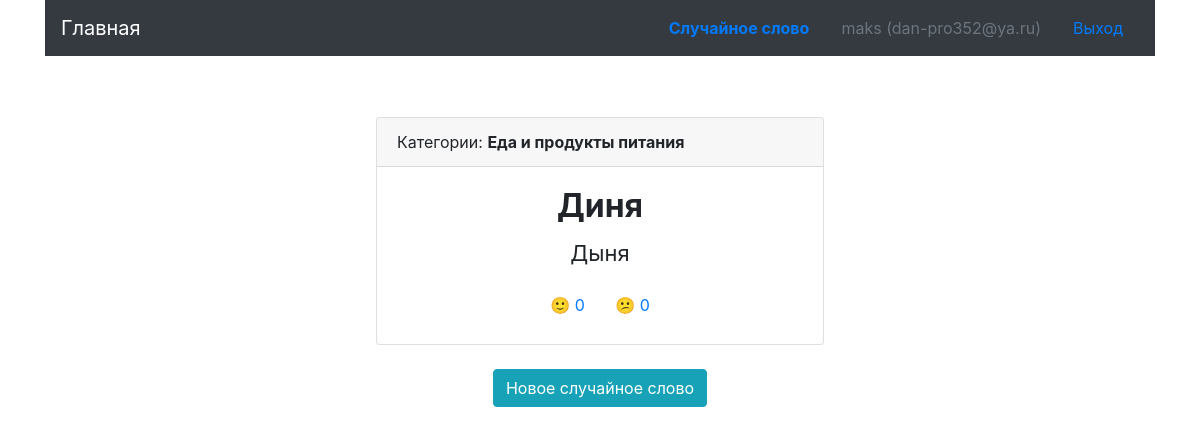
The page /random (signed in) on the database its author committed.
### main_app/auth/models.py (models this page shows, shortened)
class BaseModel(db.Model):
    __abstract__ = True
    __table_args__ = {'sqlite_autoincrement': True}     # remove if postgres
    id = db.Column(db.Integer(), primary_key=True)

class User(BaseModel, UserMixin):
    __tablename__ = 'user'
    name = db.Column(db.String(128), nullable=True)
    email = db.Column(db.String(256), nullable=False, unique=True)
    password = db.Column(db.String(256), nullable=False)
    created_at = db.Column(db.DateTime, nullable=False, default=datetime.now)
    last_logged_at = db.Column(db.DateTime, nullable=False, default=datetime.now)
    @classmethod
    def get(cls, user_id: int):
        try:
            return db.session.query(User).get(user_id)
        except NoResultFound:
            return None

### main_app/card/models.py (models this page shows, shortened)
class BaseModel(db.Model):
    __abstract__ = True
    __table_args__ = {'sqlite_autoincrement': True}     # remove if postgres
    id = db.Column(db.Integer, primary_key=True)

class Card(BaseModel):
    __tablename__ = 'card'
    original_word = db.Column(db.String(128), unique=True, nullable=False)
    translated_word = db.Column(db.String(128), nullable=False)
    active = db.Column(db.Boolean(), default=True)
    created_at = db.Column(db.DateTime(), default=datetime.now)
    def vote_yes(self, user_id):
        return CardStats.get_positive_votes(self.id)
    def vote_no(self, user_id):
        return CardStats.get_negative_votes(self.id)
    def get_related_categories(self) -> list:
        related_categories = list()
        category_and_card = db.session.query(CategoryCards).filter(CategoryCards.card_id==self.id).all()
        for elem in category_and_card:
            category = db.session.query(Category).get(elem.category_id)
            related_categories.append(category.name)
        related_categories = ', '.join(related_categories)
        return related_categories

### main_app/card/views.py (the view)
@card.route('/random')
def random_word():
    card = db.session.query(Card).order_by(func.random()).first()
    if current_user.is_authenticated:
        UserSeed.create_new_seed(current_user)
    return render_template('main/card/card_random.html', card=card)

### main_app/auth/models.py (called while the page is built)
def rand() -> int:
    return randint(-100000, 100000)

    @classmethod
    def create_new_seed(cls, user) -> bool:
        if user.is_authenticated:
            user_seed = db.session.query(UserSeed).filter(UserSeed.user == user).one()
            user_seed.seed = rand()
            db.session.commit()
            return True
        else:
            default_seed = db.session.query(UserSeed).filter(UserSeed.user == None).one()
            default_seed.seed = rand()
            db.session.commit()
            return True
        return False

### main_app/auth/views.py (called while the page is built)
@login_manager.user_loader
def load_user(user_id):
    return User.get(user_id)

### main_app/card/models.py (called while the page is built)
    @classmethod
    def get_positive_votes(cls, card_id: str) -> int:
        return db.session.query(cls).filter(cls.card_id==card_id, cls.vote == 1).count()

    @classmethod
    def get_negative_votes(cls, card_id: str) -> int:
        return db.session.query(cls).filter(cls.card_id==card_id, cls.vote == -1).count()

### main_app/templates/main/card/card_random.html
{% extends 'main/layout.html' %}
{% block content %}
<div class="container card-main">
	<div class="col-md-12 text-center">
		<center>
			<div class="card" style="width: 28rem;">
			  <div class="card-header text-left">
			    Категории: <b>{% for category in card.get_related_categories() %}{{ category }}{% endfor %}</b>
			  </div>
			  <div class="card-body">
			    <h2 class="card-title"><b>{{ card.translated_word.capitalize() }}</b></h2>
			    <p class="card-text">{{ card.original_word }}</p>
			    <button type="button" class="btn btn-link vote" data-card-id="{{ card.id }}"
			    data-card-vote="1" style="text-decoration: none;">&#128578; <span id="positive" class="vote-{{ card.id }}">{{ card.vote_yes(current_user.id) }}</span></button>
			    <button type="button" class="btn btn-link vote" data-card-id="{{ card.id }}"
			    data-card-vote="0" style="text-decoration: none;">&#128533; <span id="negative" class="vote-{{ card.id }}">{{ card.vote_no(current_user.id) }}</span></button>
			  </div>
			</div>
			<br>
			    <a type="button" class="btn btn-info" href="{{ url_for('card.random_word') }}">Новое случайное слово</a>
		</center>
	</div>
</div>
{% endblock %}

### main_app/templates/main/layout.html (shortened to what this page needs)
<!doctype html>
<html lang="en">
  <head>
    <link rel="stylesheet" href="https://maxcdn.bootstrapcdn.com/bootstrap/4.0.0/css/bootstrap.min.css">
  </head>
  <body>
    <div class="container">
      <nav class="navbar navbar-dark bg-dark">
        <a class="navbar-brand" href="{{ url_for('card.index') }}">Главная</a>
        <ul class="nav justify-content-end">
          <li class="nav-item">
            <a class="nav-link" href="{{ url_for('card.random_word') }}"><b>Случайное слово</b></a>
          </li>
          {% if current_user.is_authenticated %}
          <li class="nav-item">
            <span class="nav-link disabled">{{ current_user.name }} ({{ current_user.email }})</span>
          </li>
          <li class="nav-item">
            <a class="nav-link" href="{{ url_for('auth.logout') }}">Выход</a>
          </li>
          {% else %}
          <li class="nav-item">
            <a class="nav-link" href="{{ url_for('auth.login') }}">Войти</a>
          </li>
          {% endif %}
        </ul>
      </nav>
    </div>
    <div class="container">
      <div class="row">
        <div class="col-md-12 text-center">
        </div>
      </div>
    </div>
  {% block content %}{% endblock %}
  </body>
</html>

### main_app/templates/main/layout.html (style rules this page uses)
.card-text { font-size: 22px; }
.row, .card-main { margin-top: 30px; }

### rows shown on the page
User: name "maks", email "dan-pro352@ya.ru"
Card: translated_word "Диня", original_word "Дыня"

### other values the page prints
{{ category }} "Е" "д" "а" "и" "п" "р" "о" "д" "у" "к" "т" "ы" "п" "и" "т" "а" "н" "и" "я"
{{ card.vote_yes(current_user.id) }} "0"
{{ card.vote_no(current_user.id) }} "0"
